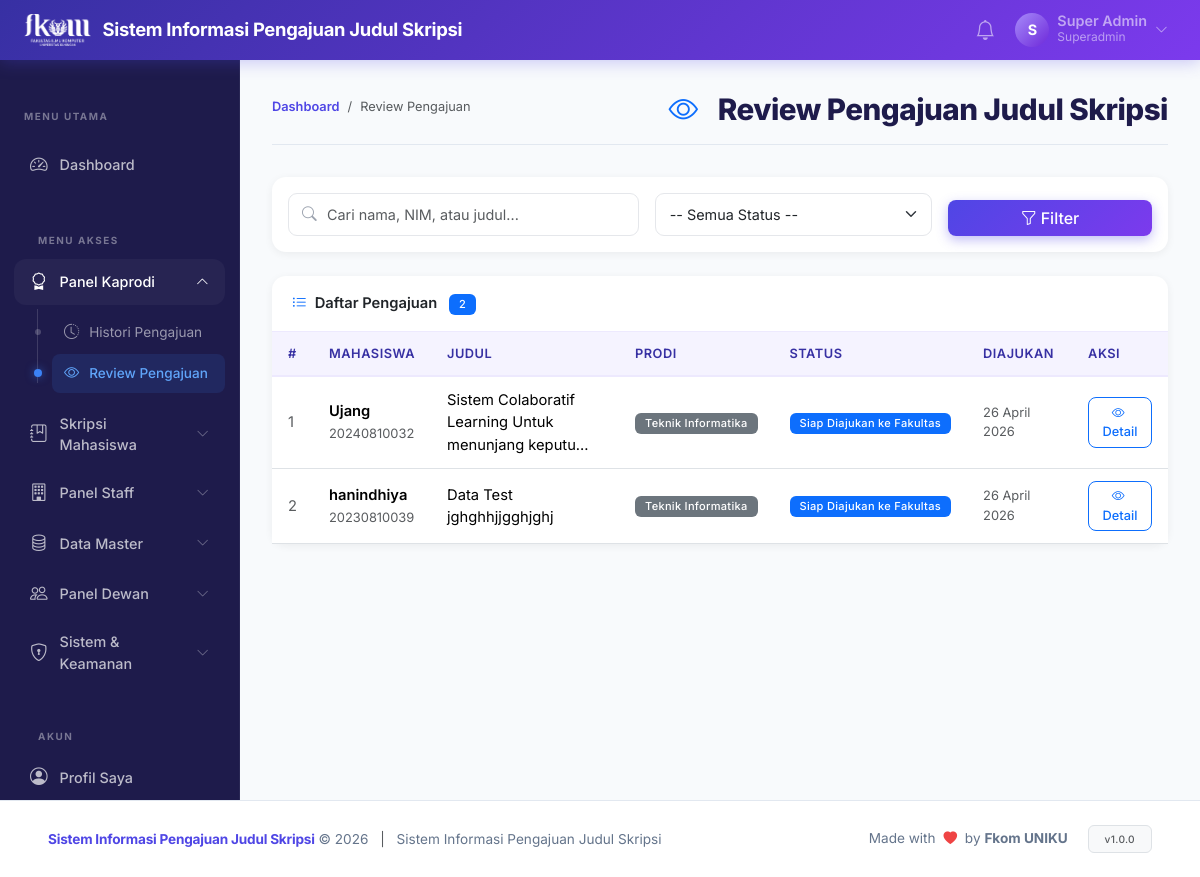
/?page=kaprodi (signed in), run on the app's committed database.
### tables this page shows
CREATE TABLE `menus` (
  `id` int unsigned NOT NULL AUTO_INCREMENT,
  `kode_page` varchar(100) NOT NULL,
  `judul` varchar(100) NOT NULL,
  `icon` varchar(50) DEFAULT NULL,
  `urutan` int NOT NULL DEFAULT '0',
  PRIMARY KEY (`id`),
  UNIQUE KEY `kode_page` (`kode_page`)
);

CREATE TABLE `pengajuan_judul` (
  `id` int unsigned NOT NULL AUTO_INCREMENT,
  `user_id` int unsigned NOT NULL,
  `periode_id` int unsigned DEFAULT NULL,
  `judul` varchar(300) NOT NULL,
  `deskripsi` text,
  `bidang` varchar(100) DEFAULT NULL,
  `file_proposal` varchar(255) DEFAULT NULL COMMENT 'Nama file PDF di folder uploads/proposals',
  `pembimbing_1_id` int unsigned DEFAULT NULL,
  `pembimbing_2_id` int unsigned DEFAULT NULL,
  `status` enum('draft','diajukan','diverifikasi','direview','direview_dewan','revisi','ditolak','disetujui','pembimbing_ditentukan','selesai','selesai_fakultas') DEFAULT 'draft',
  `catatan_terakhir` text COMMENT 'Catatan dari petugas terakhir',
  `verified_at` datetime DEFAULT NULL COMMENT 'Waktu diverifikasi Staff',
  `created_at` datetime NOT NULL DEFAULT CURRENT_TIMESTAMP,
  `updated_at` datetime NOT NULL DEFAULT CURRENT_TIMESTAMP ON UPDATE CURRENT_TIMESTAMP,
  PRIMARY KEY (`id`),
  KEY `idx_user_id` (`user_id`),
  KEY `idx_status` (`status`),
  KEY `idx_periode` (`periode_id`),
  KEY `fk_pj_pembimbing_1` (`pembimbing_1_id`),
  KEY `fk_pj_pembimbing_2` (`pembimbing_2_id`),
  CONSTRAINT `fk_pj_pembimbing_1` FOREIGN KEY (`pembimbing_1_id`) REFERENCES `dosen` (`id`) ON DELETE SET NULL,
  CONSTRAINT `fk_pj_pembimbing_2` FOREIGN KEY (`pembimbing_2_id`) REFERENCES `dosen` (`id`) ON DELETE SET NULL,
  CONSTRAINT `fk_pj_periode` FOREIGN KEY (`periode_id`) REFERENCES `periode` (`id`) ON DELETE SET NULL,
  CONSTRAINT `fk_pj_user` FOREIGN KEY (`user_id`) REFERENCES `users` (`id`) ON DELETE CASCADE
);

CREATE TABLE `users` (
  `id` int unsigned NOT NULL AUTO_INCREMENT,
  `nama` varchar(150) NOT NULL,
  `email` varchar(150) NOT NULL,
  `password` varchar(255) NOT NULL,
  `role` varchar(50) NOT NULL DEFAULT 'mahasiswa',
  `is_active` tinyint(1) NOT NULL DEFAULT '1',
  `created_at` datetime NOT NULL DEFAULT CURRENT_TIMESTAMP,
  PRIMARY KEY (`id`),
  UNIQUE KEY `email` (`email`),
  KEY `idx_email` (`email`),
  KEY `idx_role` (`role`)
);

CREATE TABLE `mahasiswa` (
  `id` int unsigned NOT NULL AUTO_INCREMENT,
  `user_id` int unsigned NOT NULL,
  `nim` varchar(20) NOT NULL,
  `angkatan` year NOT NULL,
  `semester` tinyint unsigned DEFAULT NULL,
  `prodi_id` int unsigned DEFAULT NULL,
  `no_hp` varchar(20) DEFAULT NULL,
  `alamat` text,
  PRIMARY KEY (`id`),
  UNIQUE KEY `nim` (`nim`),
  UNIQUE KEY `uq_nim` (`nim`),
  KEY `fk_mhs_user` (`user_id`),
  KEY `fk_mhs_prodi` (`prodi_id`),
  CONSTRAINT `fk_mhs_prodi` FOREIGN KEY (`prodi_id`) REFERENCES `prodi` (`id`) ON DELETE SET NULL,
  CONSTRAINT `fk_mhs_user` FOREIGN KEY (`user_id`) REFERENCES `users` (`id`) ON DELETE CASCADE
);

CREATE TABLE `prodi` (
  `id` int unsigned NOT NULL AUTO_INCREMENT,
  `kode` varchar(20) NOT NULL,
  `nama` varchar(100) NOT NULL,
  `jenjang` enum('D3','S1','S2','S3') NOT NULL DEFAULT 'S1',
  PRIMARY KEY (`id`)
);

### controllers/KaprodiController.php (called while the page is built, shortened)
<?php
class KaprodiController {
    private Pengajuan  $pengajuanModel;
    public function __construct() {
        $this->pengajuanModel = new Pengajuan();
    }
    public function index(): void {
        $db = getDB();
        $stmt = $db->prepare("SELECT prodi_id FROM dosen WHERE email = ? LIMIT 1");
        $stmt->execute([Auth::user()['email']]);
        $prodiId = $stmt->fetchColumn();
        $search  = get('search', '');
        $status  = get('status', '');
        $page    = max(1, (int)get('p', 1));
        $perPage = 15;
        $filters = ['search' => $search, 'status' => $status, 'prodi_id' => $prodiId];
        $total   = $this->pengajuanModel->count($filters);
        $list    = $this->pengajuanModel->getAll($filters, $page, $perPage);
        require BASE_PATH . '/views/kaprodi/index.php';
    }
}

### config/database.php (called while the page is built, shortened)
<?php
function getDB(): PDO {
    static $pdo = null;
    if ($pdo === null) {
        $dsn = "mysql:host=" . DB_HOST . ";dbname=" . DB_NAME . ";charset=" . DB_CHARSET;
        $options = [
            PDO::ATTR_ERRMODE            => PDO::ERRMODE_EXCEPTION,
            PDO::ATTR_DEFAULT_FETCH_MODE => PDO::FETCH_ASSOC,
            PDO::ATTR_EMULATE_PREPARES   => false,
        ];
        try {
            $pdo = new PDO($dsn, DB_USER, DB_PASS, $options);
        } catch (PDOException $e) {
            error_log("Database connection failed: " . $e->getMessage());
            die(json_encode(['error' => 'Database connection failed.']));
        }
    }
    return $pdo;
}

### models/Pengajuan.php (called while the page is built, shortened)
<?php
class Pengajuan {
    private PDO $db;
    public function __construct() {
        $this->db = getDB();
    }
    public function getAll(array $filters = [], int $page = 1, int $perPage = 15): array {
        $offset = ($page - 1) * $perPage;
        $sql    = "SELECT pj.*,
                          u.nama AS nama_mahasiswa,
                          m.nim, pr.nama AS nama_prodi,
                          per.nama AS nama_periode
                   FROM pengajuan_judul pj
                   JOIN users u   ON u.id = pj.user_id
                   JOIN mahasiswa m ON m.user_id = pj.user_id
                   LEFT JOIN prodi pr    ON pr.id = m.prodi_id
                   LEFT JOIN periode per ON per.id = pj.periode_id
                   WHERE 1=1";
        $params = [];
        $sql .= " ORDER BY pj.created_at DESC LIMIT $perPage OFFSET $offset";
        $stmt = $this->db->prepare($sql);
        $stmt->execute($params);
        return $stmt->fetchAll();
    }
    public function count(array $filters = []): int {
        $sql    = "SELECT COUNT(*) FROM pengajuan_judul pj
                   JOIN users u ON u.id = pj.user_id
                   JOIN mahasiswa m ON m.user_id = pj.user_id
                   WHERE 1=1";
        $params = [];
        $stmt = $this->db->prepare($sql);
        $stmt->execute($params);
        return (int)$stmt->fetchColumn();
    }
}

### views/kaprodi/index.php (the view, shortened to what this page needs)
<?php
require BASE_PATH . '/views/layouts/header.php';
?>
<div class="page-header">
    <nav aria-label="breadcrumb"><ol class="breadcrumb">
        <li class="breadcrumb-item"><a href="?page=dashboard">Dashboard</a></li>
        <li class="breadcrumb-item active">Review Pengajuan</li>
    </ol></nav>
    <h1><i class="bi bi-eye me-2 text-primary"></i>Review Pengajuan Judul Skripsi</h1>
</div>
<div class="card mb-4">
    <div class="card-body py-3">
        <form method="GET" class="row g-3 align-items-end">
            <div class="col-md-5">
                <div class="search-box">
                    <i class="bi bi-search"></i>
                    <input type="text" class="form-control" name="search"
                           value="<?= e($search) ?>" placeholder="Cari nama, NIM, atau judul...">
                </div>
            </div>
            <div class="col-md-4">
                <select class="form-select" name="status">
                    <option value="">-- Semua Status --</option>
                </select>
            </div>
            <div class="col-md-3">
                <button type="submit" class="btn btn-primary w-100">
                    <i class="bi bi-funnel me-1"></i>Filter
                </button>
            </div>
        </form>
    </div>
</div>
<div class="card">
    <div class="card-header">
        <i class="bi bi-list-ul me-2 text-primary"></i>Daftar Pengajuan
        <span class="badge bg-primary ms-2"><?= $total ?></span>
    </div>
    <div class="card-body p-0">
        <?php if (empty($list)): ?>
        <div class="empty-state"><i class="bi bi-check2-all"></i><h5>Tidak Ada Data</h5></div>
        <?php else: ?>
        <table class="table table-sititi mb-0">
            <thead>
                <tr><th>#</th><th>Mahasiswa</th><th>Judul</th><th>Prodi</th>
                    <th>Status</th><th>Diajukan</th><th>Aksi</th></tr>
            </thead>
            <tbody>
                <?php $no = ($page-1)*$perPage+1; foreach ($list as $r): ?>
                <tr>
                    <td class="text-muted"><?= $no++ ?></td>
                    <td>
                        <div class="fw-semibold"><?= e($r['nama_mahasiswa']) ?></div>
                        <small class="text-muted"><?= e($r['nim']) ?></small>
                    </td>
                    <td><?= e(truncate($r['judul'], 50)) ?></td>
                    <td><span class="badge bg-secondary"><?= e($r['nama_prodi'] ?? '-') ?></span></td>
                    <td><?= statusBadge($r['status']) ?></td>
                    <td class="small text-muted"><?= formatTanggal($r['created_at']) ?></td>
                    <td>
                        <?php if (in_array($r['status'], ['diverifikasi', 'direview', 'direview_dewan'])): ?>
                        <a href="?page=kaprodi.review&id=<?= $r['id'] ?>" class="btn btn-sm btn-primary">
                            <i class="bi bi-eye me-1"></i>Review
                        </a>
                        <?php else: ?>
                        <a href="?page=pengajuan.show&id=<?= $r['id'] ?>" class="btn btn-sm btn-outline-primary">
                            <i class="bi bi-eye me-1"></i>Detail
                        </a>
                        <?php endif; ?>
                    </td>
                </tr>
                <?php endforeach; ?>
            </tbody>
        </table>
        <?php endif; ?>
    </div>
</div>
<?php require BASE_PATH . '/views/layouts/footer.php'; ?>

### views/layouts/sidebar.php (shortened to what this page needs)
<?php
$role        = Auth::role();
$currentPage = get('page', 'dashboard');
?>
<aside class="sititi-sidebar" id="sidebar">
    <div class="sidebar-header">
        <span class="sidebar-label">MENU UTAMA</span>
    </div>
    <nav class="sidebar-nav">
        <a href="?page=dashboard"
           class="sidebar-item <?= str_starts_with($currentPage, 'dashboard') ? 'active' : '' ?>">
            <i class="bi bi-speedometer2"></i>
            <span>Dashboard</span>
        </a>
        <?php
        $db = getDB();
        if ($role === ROLE_SUPERADMIN) {
            $stmt = $db->query("SELECT * FROM menus ORDER BY urutan ASC");
            $menus = $stmt->fetchAll(PDO::FETCH_ASSOC);
        }
        if (!empty($menus)):
        ?>
        <div class="sidebar-header mt-3"><span class="sidebar-label">MENU AKSES</span></div>
        <?php
        $exactMatch = false;
        foreach ($menus as $m) {
            if ($currentPage === $m['kode_page']) {
                $exactMatch = $m['kode_page'];
                break;
            }
        }
        $tempGroups = [];
        foreach ($menus as $m) {
            $group = explode('.', $m['kode_page'])[0];
            $tempGroups[$group][] = $m;
        }
        $groupedMenus = ['single' => []];
        foreach ($tempGroups as $groupKey => $items) {
            if (count($items) > 1) {
                $groupedMenus[$groupKey] = $items;
            } else {
                $groupedMenus['single'][] = $items[0];
            }
        }
        $groupLabels = [
            'admin' => ['judul' => 'Data Master', 'icon' => 'bi-database'],
            'superadmin' => ['judul' => 'Sistem & Keamanan', 'icon' => 'bi-shield-lock'],
            'staff' => ['judul' => 'Panel Staff', 'icon' => 'bi-building'],
            'kaprodi' => ['judul' => 'Panel Kaprodi', 'icon' => 'bi-award'],
            'dewan' => ['judul' => 'Panel Dewan', 'icon' => 'bi-people'],
            'pengajuan' => ['judul' => 'Skripsi Mahasiswa', 'icon' => 'bi-journal-bookmark']
        ];
                ?>
                <?php
        $groupIdx = 0;
        foreach ($groupedMenus as $groupKey => $groupItems) {
            if ($groupKey === 'single') continue;
            $groupIdx++;
            $groupTitle = $groupLabels[$groupKey]['judul'] ?? ucfirst($groupKey);
            $groupIcon = $groupLabels[$groupKey]['icon'] ?? 'bi-folder';
            $isGroupActive = false;
            foreach ($groupItems as $m) {
                if ($exactMatch) {
                    if ($currentPage === $m['kode_page']) $isGroupActive = true;
                } else {
                    if (($currentPage === $m['kode_page']) || (str_starts_with($currentPage, $m['kode_page'].'.'))) $isGroupActive = true;
                }
            }
            ?>
            <div class="sidebar-dropdown">
                <a href="#submenu-<?= $groupIdx ?>" data-bs-toggle="collapse" class="sidebar-item sidebar-dropdown-toggle <?= $isGroupActive ? '' : 'collapsed' ?>" aria-expanded="<?= $isGroupActive ? 'true' : 'false' ?>">
                    <i class="<?= $groupIcon ?>"></i>
                    <span><?= $groupTitle ?></span>
                    <i class="bi bi-chevron-down ms-auto toggle-icon"></i>
                </a>
                <div class="collapse <?= $isGroupActive ? 'show' : '' ?>" id="submenu-<?= $groupIdx ?>">
                    <div class="sidebar-submenu">
                        <?php foreach ($groupItems as $m):
                            if ($exactMatch) {
                                $isActive = ($currentPage === $m['kode_page']);
                            } else {
                                $isActive = ($currentPage === $m['kode_page']) || (str_starts_with($currentPage, $m['kode_page'].'.'));
                            }
                        ?>
                        <a href="?page=<?= $m['kode_page'] ?>" class="submenu-item <?= $isActive ? 'active' : '' ?>">
                            <i class="<?= e($m['icon']) ?>"></i>
                            <span><?= e($m['judul']) ?></span>
                        </a>
                        <?php endforeach; ?>
                    </div>
                </div>
            </div>
            <?php
        }
        ?>
        <?php endif; ?>
        <div class="sidebar-header mt-3"><span class="sidebar-label">AKUN</span></div>
        <a href="?page=profil"
           class="sidebar-item <?= $currentPage === 'profil' ? 'active' : '' ?>">
            <i class="bi bi-person-circle"></i>
            <span>Profil Saya</span>
        </a>
    </nav>
</aside>

### core/Helper.php (shortened to what this page needs)
<?php
function e(mixed $value): string {
    return htmlspecialchars((string)$value, ENT_QUOTES | ENT_HTML5, 'UTF-8');
}
function get(string $key, mixed $default = ''): mixed {
    return $_GET[$key] ?? $default;
}
function statusBadge(string $status): string {
    $labels = STATUS_LABELS;
    $info   = $labels[$status] ?? ['label' => ucfirst($status), 'class' => 'secondary'];
    return sprintf(
        '<span class="badge bg-%s">%s</span>',
        e($info['class']),
        e($info['label'])
    );
}
function formatTanggal(string $date, bool $withTime = false): string {
    $bulan = ['', 'Januari', 'Februari', 'Maret', 'April', 'Mei', 'Juni',
              'Juli', 'Agustus', 'September', 'Oktober', 'November', 'Desember'];
    $ts    = strtotime($date);
    $d     = date('j', $ts);
    $m     = (int)date('n', $ts);
    $y     = date('Y', $ts);
    $str   = "$d {$bulan[$m]} $y";
    return $str;
}
function truncate(string $text, int $limit = 100): string {
    if (mb_strlen($text) <= $limit) return $text;
    return mb_substr($text, 0, $limit) . '...';
}

### data on the page
menus: judul "Histori Pengajuan"
menus: judul "Review Pengajuan"
pengajuan_judul: user.nama "Ujang", mahasiswa.nim "20240810032", judul "Sistem Colaboratif Learning Untuk menunjang keputu...", prodi.nama "Teknik Informatika", status "Siap Diajukan ke Fakultas", created_at "26 April 2026"
pengajuan_judul: user.nama "hanindhiya", mahasiswa.nim "20230810039", judul "Data Test jghghhjjgghjghj", prodi.nama "Teknik Informatika", status "Siap Diajukan ke Fakultas", created_at "26 April 2026"

### other printed values
APP_NAME "Sistem Informasi Pengajuan Judul Skripsi"
substr(Auth::user()['nama'], 0, 1) "S"
truncate(Auth::user()['nama'], 20) "Super Admin"
Auth::role() "Superadmin"
$groupTitle "Panel Kaprodi"
$groupTitle "Skripsi Mahasiswa"
$groupTitle "Panel Staff"
$groupTitle "Data Master"
$groupTitle "Panel Dewan"
$groupTitle "Sistem & Keamanan"
$total "2"
APP_FULL_NAME "Sistem Informasi Pengajuan Judul Skripsi"
APP_VERSION "1.0.0"
